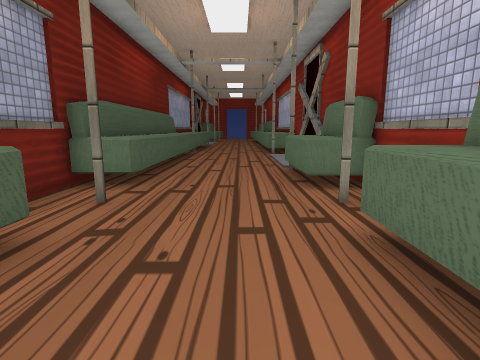
View 1 (above)

12 first-person views from a walk through a scene from a Unity 3-D project. The camera is 1.4 m above the floor, tilts 10° down and sees 80° across. The floor is counted in squares, 1 m on a side. Each view is taken from the middle of a square. On the plan, view 1 faces up. The plan holds only what a view shows up to about 14 squares ahead; the rest is blank. The place goes on beyond the plan. The player is left out. Door leaves are left out, so doorways stand open. Some surface patterns are stand-ins.

View 2
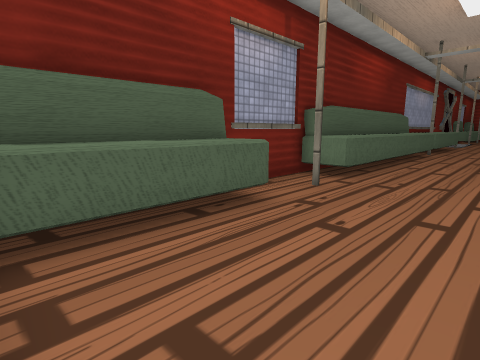

View 3
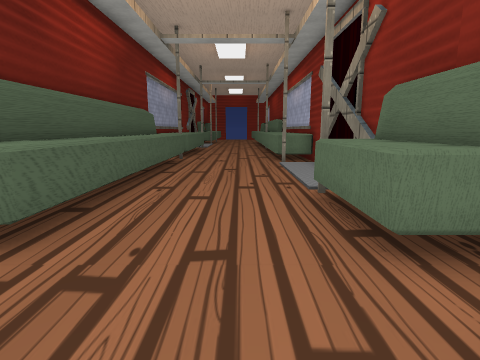

View 4
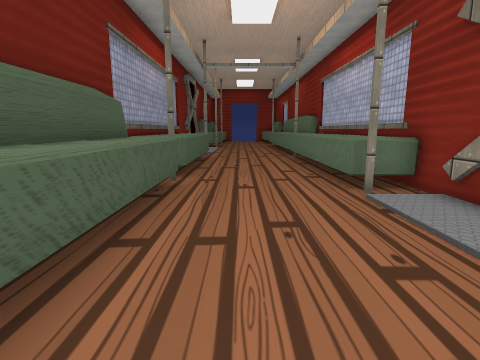

View 5
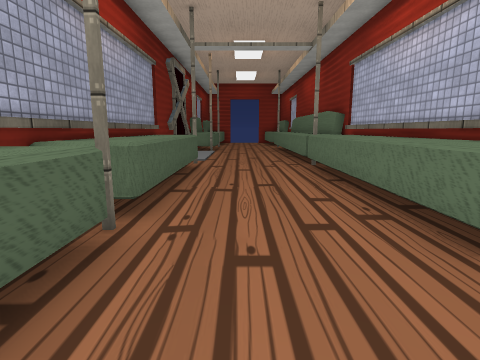

View 6
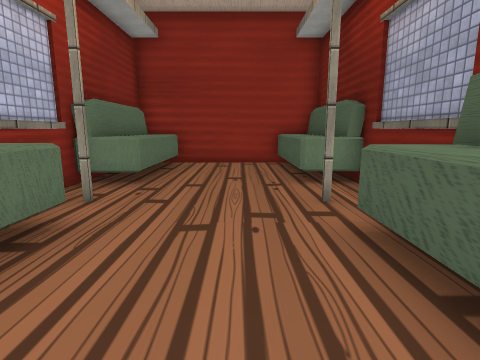

View 7
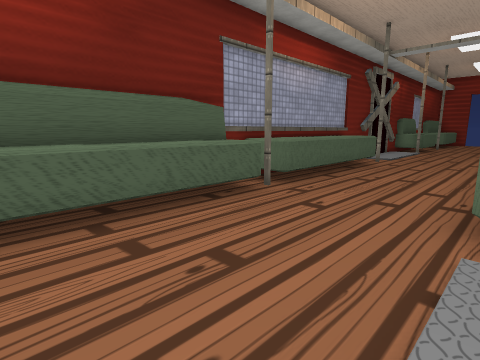

View 8
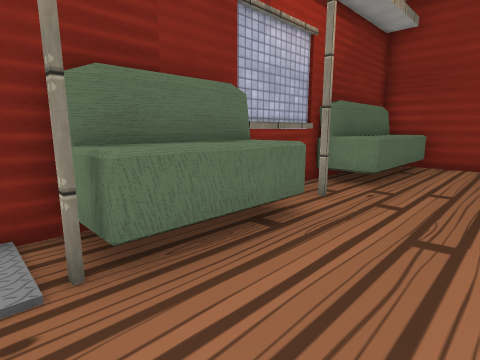

View 9
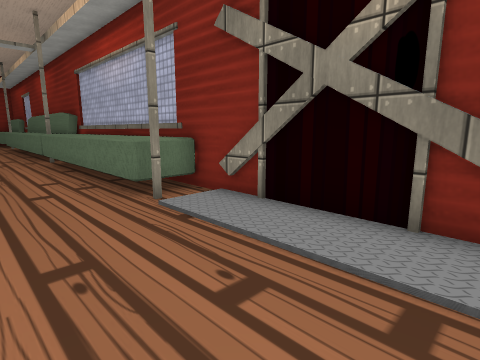

View 10
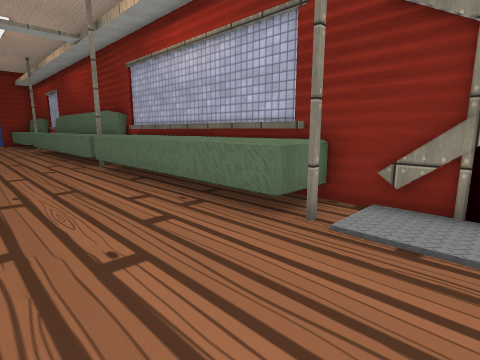

View 11
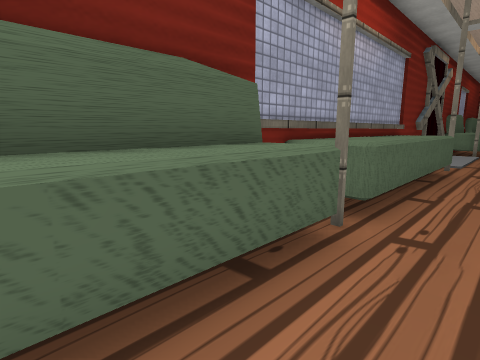

View 12
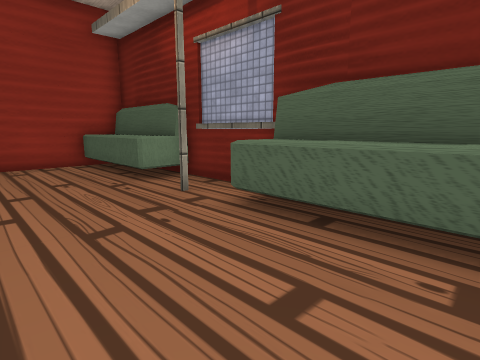

### Floor plan
Key: @ floor where view 1 was taken; # wall or solid block; . floor; ^ raised ledge; O other object.
Columns run from 4 left of view 1 to 3 right of it. Each row starts with its distance up from view 1.
 26 ##....^#
 25 #^....^#
 24 ^^....^^
 23 ^^....^^
 22 ^^....^^
 21 ^^....^^
 20 ^^....^^
 19 ^^....^^
 18 ##....^^
 17 #^....^#
 16 #^....##
 15 #^.....#
 14 #^.....#
 13 #^.....#
 12 #^.....#
 11 #^.....#
 10 #^....O#
  9 #^....OO
  8 #^....OO
  7 #^....O#
  6 #......#
  5 #.....##
  4 #......#
  3 OO....OO
  2 OO....OO
  1 OO....OO
  0 OO..@.OO
 -1 OO....O#
 -2   ####

Where each view was taken, in squares from view 1:
view 1: 0 up, 0 right, facing up
view 2: 1 down, 1 right, facing up-left
view 3: 4 up, 0 right, facing up
view 4: 10 up, 1 left, facing up
view 5: 14 up, 1 left, facing up
view 6: 11 up, 1 left, facing down
view 7: 12 up, 2 right, facing up-left
view 8: 11 up, 1 left, facing down-right
view 9: 11 up, 1 left, facing up-right
view 10: 14 up, 2 left, facing up-right
view 11: 14 up, 1 left, facing up-left
view 12: 11 up, 1 right, facing down-left
